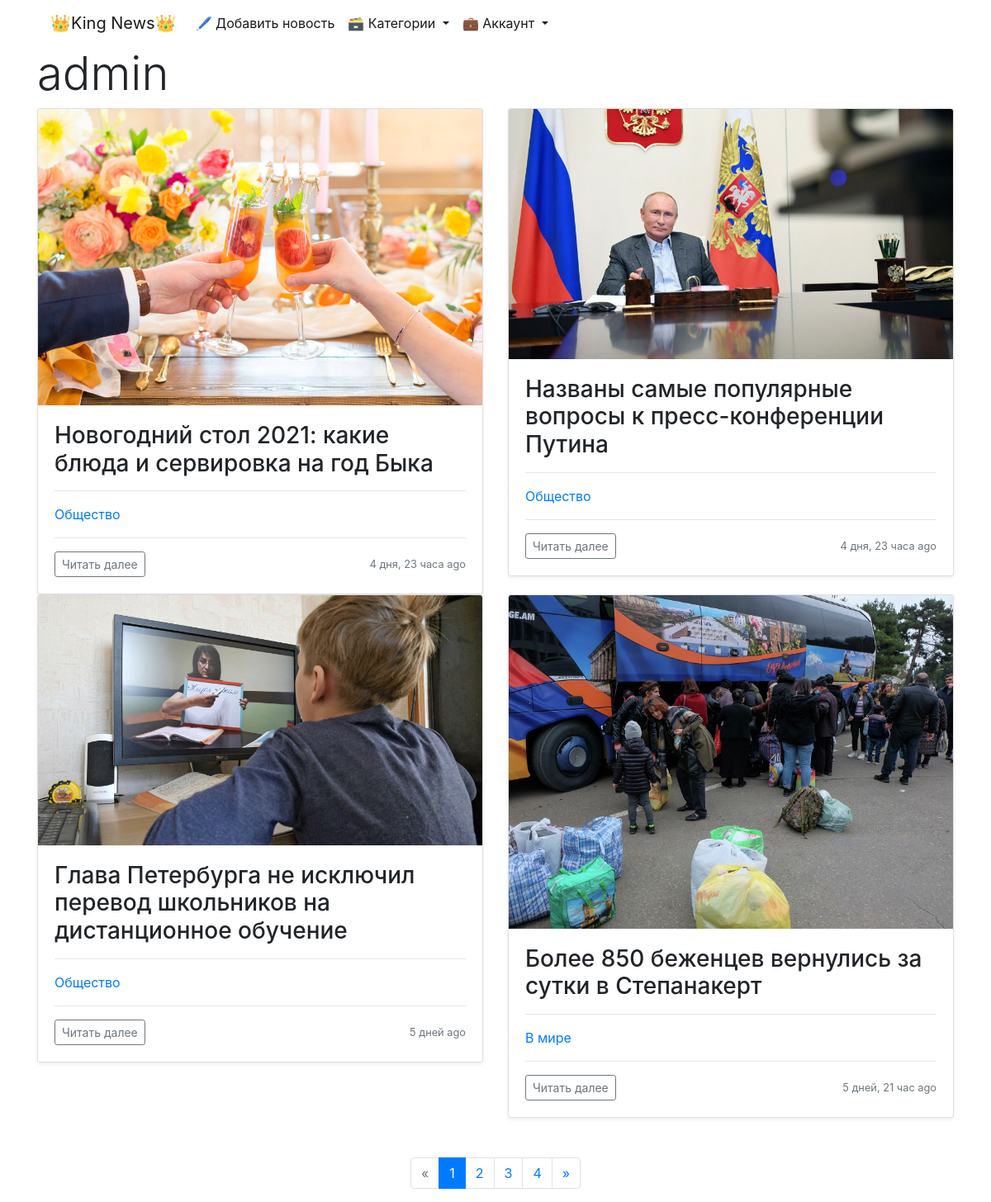
Page /news/user/1/news on the earlier database version.
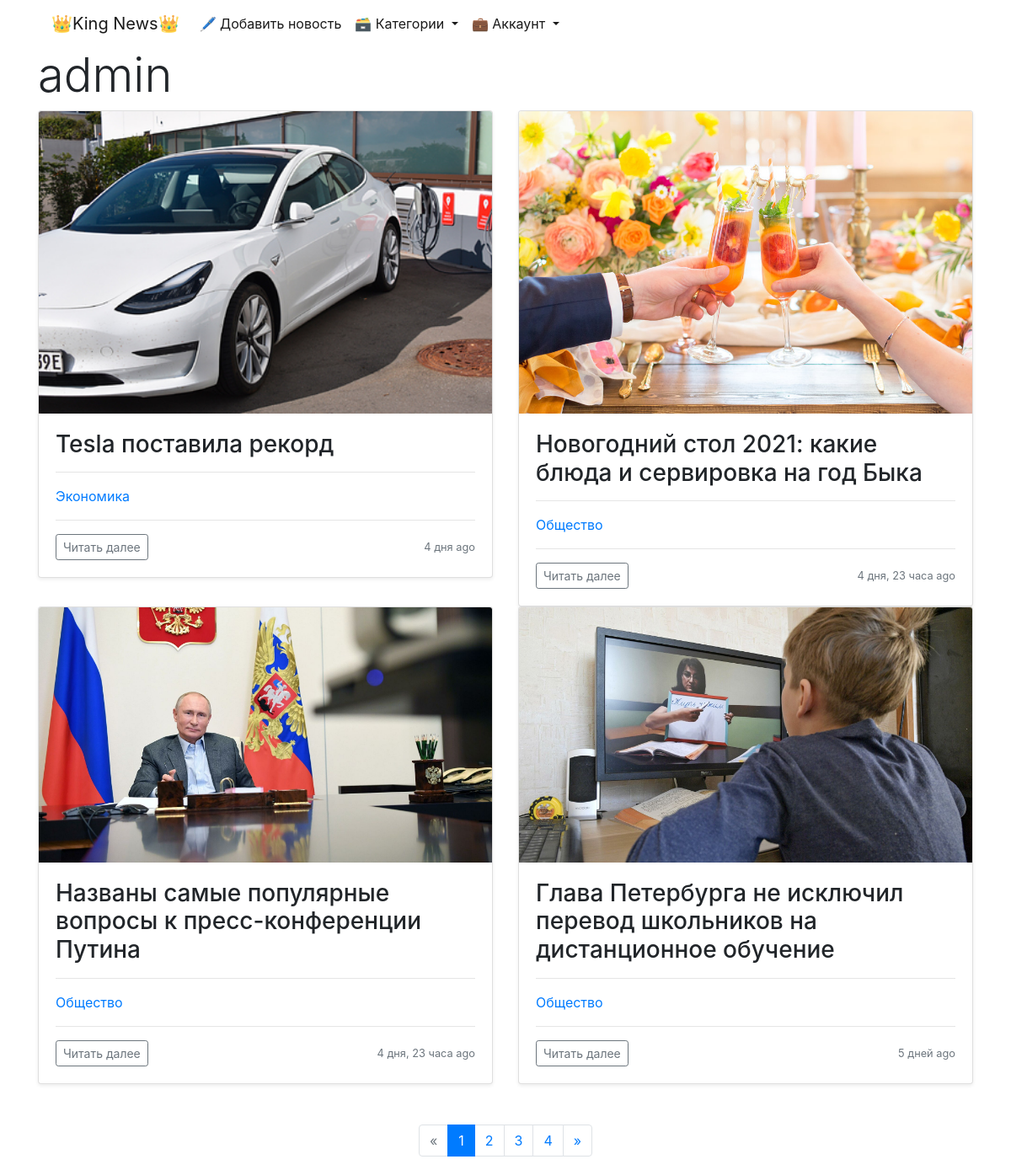
Same page on the later database version.
### news/models.py (models this page shows, shortened)
class News(models.Model):
    author = models.ForeignKey(User, on_delete=models.PROTECT, verbose_name='автор', default=None)
    title = models.CharField(max_length=150, verbose_name='заголовок')
    content = models.TextField(verbose_name='текст')
    created_at = models.DateTimeField(auto_now_add=True, verbose_name='дата создания')
    updated_at = models.DateTimeField(auto_now=True, verbose_name='дата обновления')
    photo = models.ImageField(upload_to='photos/%Y/%m/%d/', verbose_name='постер', default='photos/default.svg')
    is_published = models.BooleanField(default=True, verbose_name='статус публикации')
    category = models.ForeignKey('Category', on_delete=models.PROTECT, verbose_name='категория', db_index=True, default=None)
    audio = models.FileField(upload_to='audio/%Y/%m/%d/', verbose_name='аудио', blank=True)
    def get_absolute_url(self):
        return reverse('news:detail_news', kwargs={'pk': self.pk})
    class Meta:
        verbose_name = 'новость'
        verbose_name_plural = 'новости'
        ordering = ['created_at', 'title']

class Category(models.Model):
    title = models.CharField(max_length=150, verbose_name='заголовок', unique=True)
    def __str__(self):
        return f"{self.title}"
    class Meta:
        verbose_name = 'категория'
        verbose_name_plural = 'категории'
        ordering = ['title']
    def get_absolute_url(self):
        return reverse('news:detail_category', kwargs={'category_id': self.pk})

### news/views.py (the view)
# urls.py: path('user/<int:user_id>/news', DetailUserNews.as_view(), name='detail_user_news'),
class DetailUserNews(ListView):
    model = News
    template_name = 'news/detail_user_news.html'
    context_object_name = 'detail_user_news'
    paginate_by = 4
    allow_empty = False
    def get_queryset(self):
        return News.objects.filter(author=self.kwargs['user_id'], is_published=True).select_related('category').order_by('-created_at')
    def get_context_data(self, *, object_list=None, **kwargs):
        context = super(DetailUserNews, self).get_context_data(**kwargs)
        context['author_name'] = User.objects.filter(pk=self.kwargs['user_id'])[0]
        return context

### news/templatetags/news_tags.py (called while the page is built)
@register.simple_tag(name='get_list_category')
def get_categories():
    categories = Category.objects.annotate(cnt=Count('news', filter=F('news__is_published')))
    return categories

### news/templates/news/detail_user_news.html (shortened to what this page needs)
{% extends 'base.html' %}
{% load humanize %}
{% block content %}
    <h1 class="display-4">{{ author_name }}</h1>
    <div class="row row-cols-2">
        {% for user_news in detail_user_news %}
            <div class="col">
                <div class="card shadow-sm">
                    <img class="bd-placeholder-img card-img-top" focusable="false" role="img"
                         width="100%" height="100%" src="{{ user_news.photo.url }}" alt="{{ user_news.photo.name }}">
                    <div class="card-body">
                        <h3 class="card-text">{{ user_news.title }}</h3>
                        <hr>
                        <a style="text-decoration: none;" href="{{ user_news.category.get_absolute_url }}"><p>{{ user_news.category }}</p>
                        </a>
                        <hr>
                        <div class="d-flex justify-content-between align-items-center">
                            <div class="btn-group">
                                {% if author_name.id == request.user.id %}
                                    <a class="btn btn-sm btn-outline-secondary" href="{{ user_news.get_absolute_url }}" role="button">Читать
                                        далее</a>
                                    <a class="btn btn-sm btn-outline-secondary" href="{% url 'news:edit_news' user_news.pk %}"
                                       role="button">Редактировать</a>
                                {% else %}
                                    <a class="btn btn-sm btn-outline-secondary" href="{{ user_news.get_absolute_url }}" role="button">Читать
                                        далее</a>
                                {% endif %}
                            </div>
                            <small class="text-muted">{{ user_news.created_at|naturaltime }}</small>
                        </div>
                    </div>
                </div>
            </div>
        {% endfor %}
    </div>
    <br>
    {% include 'inc/_paginator.html' %}
{% endblock %}

Differences in the rows shown:
no longer on this page (row unchanged): News: photo (picture), title "Более 850 беженцев вернулись за сутки в Степанакерт", category "В мире", created_at "5 дней, 21 час ago"
added News: photo (picture), title "Tesla поставила рекорд", category "Экономика", created_at "4 дня ago"
